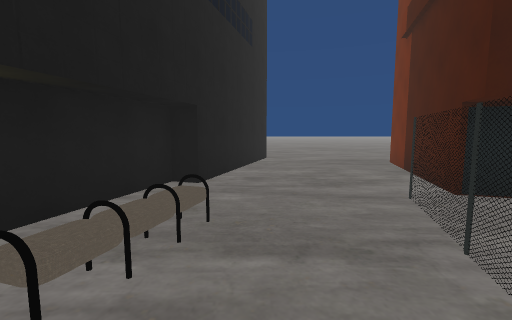
View 1 (above)

16 first-person views from a walk through a 3-D level made in the Unity game engine. The camera is 1.5 m above the floor, tilts 6° down and sees 90° across. The floor is counted in squares, 2 m on a side. Each view is taken from the middle of a square. On the plan, view 1 faces up. The plan holds only what a view shows up to about 9 squares ahead; the rest is blank. The place goes on beyond the plan. Some animated figures are left out. Some surface patterns are stand-ins.

View 2
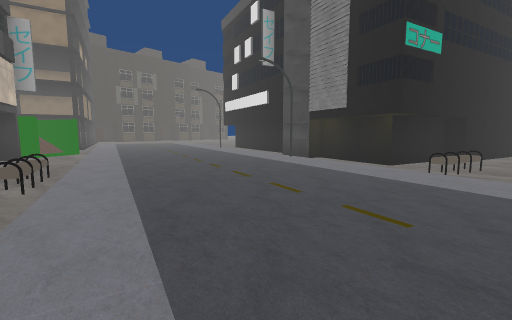

View 3
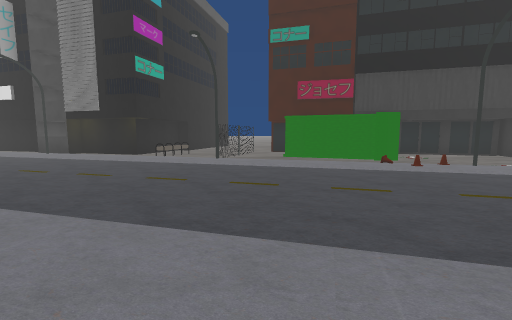

View 4
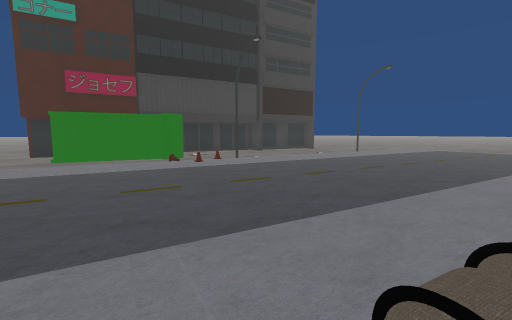

View 5
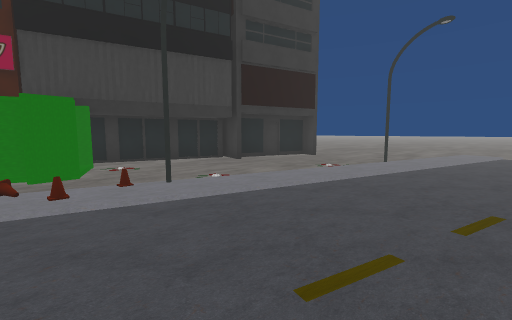

View 6
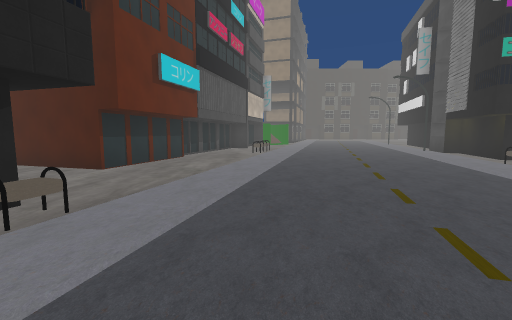

View 7
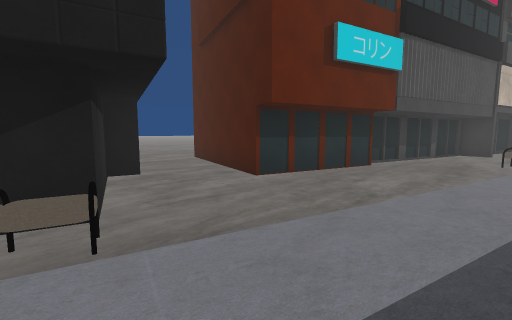

View 8
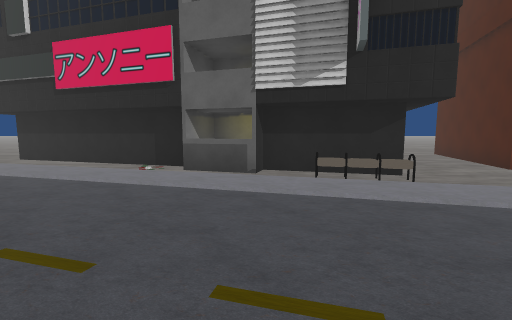

View 9
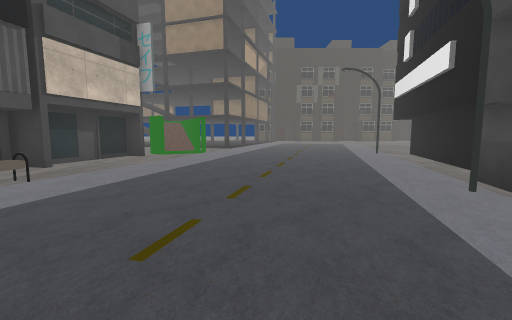

View 10
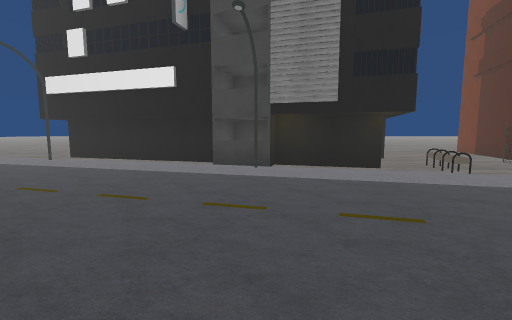

View 11
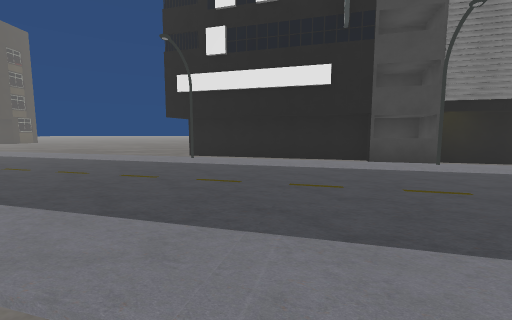

View 12
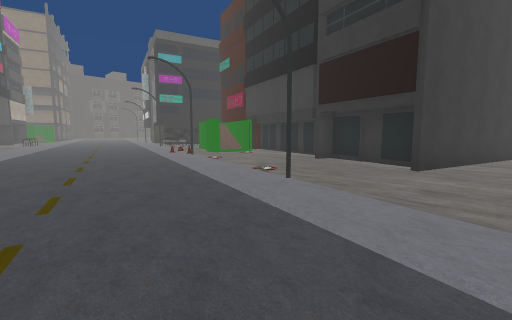

View 13
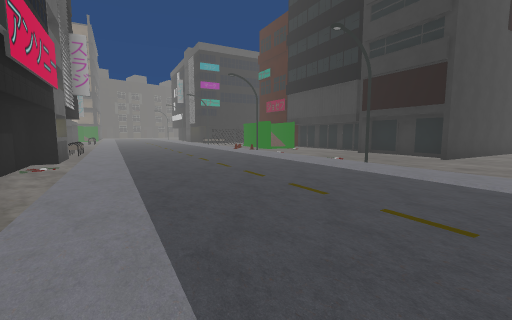

View 14
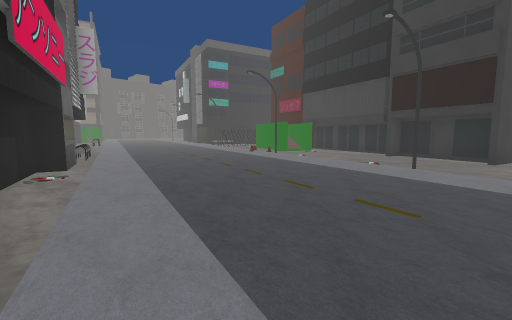

View 15
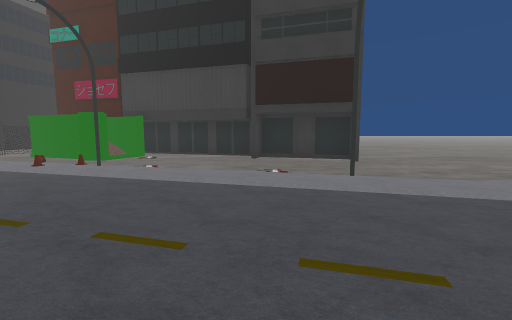

View 16
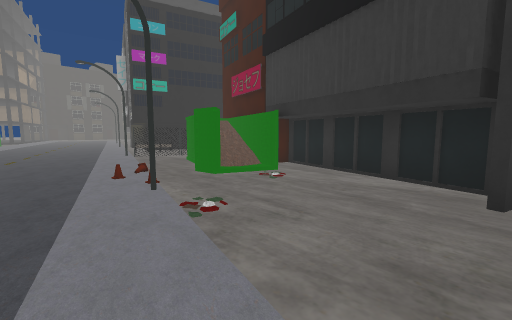

### Floor plan
Key: @ floor where view 1 was taken; # wall or solid block; . floor; / step, stairs or slope; B building; F fence; E bench; S streetlight; O other object.
Columns run from 11 left of view 1 to 14 right of it. Each row starts with its distance up from view 1.
  9             ....
  8            #....
  7           ##...#
  6           #....#
  5 ##        #...##
  4 .####### ##...#         ##
  3 S....#B###...F######    #.
  2 ......S.##E..F####.###  #.
  1 ..........E.F.####...####.
  0 ...........@S...##......#.
 -1 ................/.........
 -2 ..................S.......
 -3 /......................S..
 -4 /.........................
 -5 O#....E...................
 -6  ###......................
 -7    ####.......EE..........
 -8       #####...##BB........
 -9           #..#######......
-10           #.##     ####.
-11           #.
-12           ..
-13           ..

Where each view was taken, in squares from view 1:
view 1: 0 up, 0 right, facing up
view 2: 5 down, 0 right, facing up-left
view 3: 7 down, 2 right, facing up
view 4: 7 down, 2 right, facing up-right
view 5: 5 down, 5 right, facing up-right
view 6: 5 down, 5 right, facing left
view 7: 5 down, 3 right, facing down-left
view 8: 3 down, 5 right, facing down
view 9: 1 down, 2 left, facing left
view 10: 4 down, 5 left, facing up
view 11: 4 down, 9 left, facing up
view 12: 6 down, 14 right, facing up-left
view 13: 9 down, 14 right, facing up-left
view 14: 9 down, 13 right, facing up-left
view 15: 7 down, 10 right, facing up
view 16: 3 down, 10 right, facing up-left
